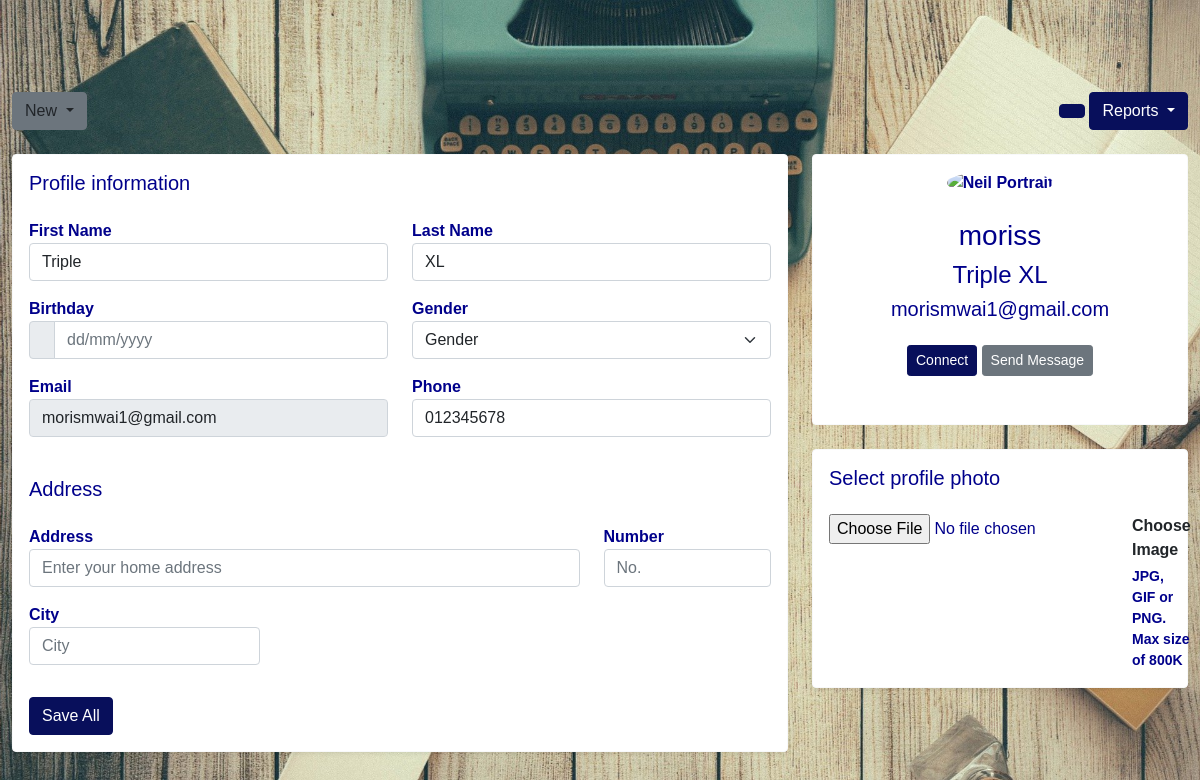
The app's page /profiles/profile/ (signed in) with its own data.
### profiles/models.py (models this page shows, shortened)
class Profile(models.Model):
    GENDER_MALE = 1
    GENDER_FEMALE = 2
    GENDER_CHOICES = [
        (GENDER_MALE, _("Male")),
        (GENDER_FEMALE, _("Female")),
    ]
    user = models.OneToOneField(User, related_name="profile", on_delete=models.CASCADE)
    avatar = models.ImageField(upload_to="profiles/avatars/", null=True, blank=True)
    id_number = models.CharField(max_length=32, null=True, blank=True)
    college = models.CharField(max_length=32, null=True, blank=True)
    semester = models.CharField(max_length=32, null=True, blank=True)
    hostel = models.CharField(max_length=32, null=True, blank=True)
    room_number = models.CharField(max_length=32, null=True, blank=True)
    year = models.CharField(max_length=32, null=True, blank=True)
    birthday = models.DateField(null=True, blank=True)
    gender = models.PositiveSmallIntegerField(choices=GENDER_CHOICES, null=True, blank=True)
    phone = models.CharField(max_length=32, null=True, blank=True)
    address = models.CharField(max_length=255, null=True, blank=True)
    code = models.CharField(max_length=8,null=True,blank=True)
    number = models.CharField(max_length=32, null=True, blank=True)
    role = models.CharField(max_length=50, null=True, blank=True)
    created_at = models.DateTimeField(auto_now_add=True)
    updated_at = models.DateTimeField(auto_now=True)
    class Meta:
        verbose_name = _('Profile')
        verbose_name_plural = _('Profiles')
    @property
    def get_avatar(self):
        return self.avatar.url if self.avatar else static('assets/img/team/default-profile-picture.png')

### profiles/views.py (the view, shortened to what this page needs)
# urls.py: path('profile/', views.ProfileView.as_view(), name='profile'),
@method_decorator(login_required(login_url='login'), name='dispatch')
class ProfileView(View):
    profile = None
    def dispatch(self, request, *args, **kwargs):
        self.profile, __ = Profile.objects.get_or_create(user=request.user)
        return super(ProfileView, self).dispatch(request, *args, **kwargs)
    def get(self, request):
        context = {'profile': self.profile, 'segment': 'profile'}
        return render(request, 'profiles/profile.html', context)

### templates/profiles/profile.html (shortened to what this page needs)
{% extends "layouts/default/page.html" %}
{% load static %}
{% block content %}
    <main class="content">
        <div class="d-flex justify-content-between flex-wrap flex-md-nowrap align-items-center py-4">
            <div>
                <button class="btn btn-secondary text-dark mr-2 dropdown-toggle" data-toggle="dropdown"
                        aria-haspopup="true" aria-expanded="false">
                    New
                </button>
            </div>
            <div>
                <button type="button" class="btn btn-primary mr-2"></button>
                <button class="btn btn-primary dropdown-toggle" data-toggle="dropdown" aria-haspopup="true"
                        aria-expanded="false">
                    Reports
                </button>
            </div>
        </div>
        <form action="{% url 'profiles:profile' %}" method="POST" enctype="multipart/form-data">
            <div class="row">
                <div class="col-12 col-xl-8">
                    <div class="card card-body bg-white border-light shadow-sm mb-4">
                        <h2 class="h5 mb-4">Profile information</h2>
                        <div class="row">
                            <div class="col-md-6 mb-3">
                                <div>
                                    <label for="first_name">First Name</label>
                                    <input name="first_name" class="form-control" id="first_name" type="text"
                                           placeholder="Enter your first name" value="{{ profile.user.first_name }}"
                                           required>
                                </div>
                            </div>
                            <div class="col-md-6 mb-3">
                                <div>
                                    <label for="last_name">Last Name</label>
                                    <input name="last_name" class="form-control" id="last_name" type="text"
                                           placeholder="Also your last name" value="{{ profile.user.last_name }}"
                                           required>
                                </div>
                            </div>
                        </div>
                        <div class="row align-items-center">
                            <div class="col-md-6 mb-3">
                                <label for="birthday">Birthday</label>
                                <div class="input-group">
                                    <span class="input-group-text"></span>
                                    <input name="birthday" data-datepicker="" class="form-control" id="birthday"
                                           type="text" placeholder="dd/mm/yyyy" value="{{ profile.birthday|date:'m/d/Y'|default:'' }}" required>
                                </div>
                            </div>
                            <div class="col-md-6 mb-3">
                                <label for="gender">Gender</label>
                                <select name="gender" class="form-select mb-0" id="gender"
                                        aria-label="Gender select example">
                                    <option selected>Gender</option>
                                </select>
                            </div>
                        </div>
                        <div class="row">
                            <div class="col-md-6 mb-3">
                                <div class="form-group">
                                    <label for="email">Email</label>
                                    <input name="email" class="form-control" id="email" type="email"
                                           placeholder="name@company.com" value="{{ profile.user.email }}" readonly>
                                </div>
                            </div>
                            <div class="col-md-6 mb-3">
                                <div class="form-group">
                                    <label for="phone">Phone</label>
                                    <input name="phone" class="form-control" id="phone" type="number"
                                           placeholder="+12-345 678 910" value="{{ profile.phone }}" required>
                                </div>
                            </div>
                        </div>
                        <h2 class="h5 my-4">Address</h2>
                        <div class="row">
                            <div class="col-sm-9 mb-3">
                                <div class="form-group">
                                    <label for="address">Address</label>
                                    <input name="address" class="form-control" id="address" type="text"
                                           placeholder="Enter your home address" value="{{ profile.address|default:'' }}" required>
                                </div>
                            </div>
                            <div class="col-sm-3 mb-3">
                                <div class="form-group">
                                    <label for="number">Number</label>
                                    <input name="number" class="form-control" id="number" type="number"
                                           placeholder="No." value="{{ profile.number|default:'' }}" required>
                                </div>
                            </div>
                        </div>
                        <div class="row">
                            <div class="col-sm-4 mb-3">
                                <div class="form-group">
                                    <label for="city">City</label>
                                    <input name="city" class="form-control" id="city" type="text" placeholder="City"
                                           value="{{ profile.city|default:'' }}" required>
                                </div>
                            </div>
                        </div>
                        <div class="mt-3">
                            <button type="submit" class="btn btn-primary">Save All</button>
                        </div>
                    </div>
                </div>
                <div class="col-12 col-xl-4">
                    <div class="row">
                        <div class="col-12 mb-4">
                            <div class="card border-light text-center p-0">
                                <div class="card-body pb-5">
                                    <img src="{{ profile.get_avatar }}"
                                         class="user-avatar large-avatar rounded-circle mx-auto mt-n7 mb-4"
                                         alt="Neil Portrait" width="100" height="100">
                                    <h4 class="h3">{{ profile.user.username }}</h4>
                                    <h4 class="font-weight-normal">{{ profile.user.get_full_name }}</h4>
                                    <h5 class="font-weight-normal">
                                        {{ request.user.email }}
                                    </h5>
                                    <a class="btn btn-sm btn-primary mr-2" href="#"> Connect</a>
                                    <a class="btn btn-sm btn-secondary" href="#">Send Message</a>
                                </div>
                            </div>
                        </div>
                        <div class="col-12">
                            <div class="card card-body bg-white border-light shadow-sm mb-4">
                                <h2 class="h5 mb-4">Select profile photo</h2>
                                <div class="d-xl-flex align-items-center">
                                    <div class="file-field">
                                        <div class="d-flex justify-content-xl-center ml-xl-3">
                                            <div class="d-flex">
                                                <input name="avatar" type="file">
                                                <div class="d-md-block text-left">
                                                    <div class="font-weight-normal text-dark mb-1">Choose Image</div>
                                                    <div class="text-gray small">JPG, GIF or PNG. Max size of 800K</div>
                                                </div>
                                            </div>
                                        </div>
                                    </div>
                                </div>
                            </div>
                        </div>
                    </div>
                </div>
            </div>
        </form>
    </main>
{% endblock content %}

### templates/layouts/default/page.html (style rules this page uses)
.content { margin-top: 20px; }

### records on screen
Profile: first_name "Triple", last_name "XL", email "morismwai1@gmail.com", phone "012345678", user.username "moriss", user.get_full_name "Triple XL"

### other values on screen
{{ request.user.email }} "morismwai1@gmail.com"
